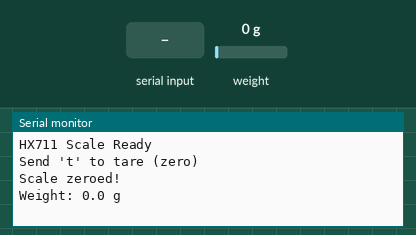
This sketch was run on a simulated Arduino Uno, built with avr-gcc and run on an emulated ATmega328P. On the bench: the last lines printed to the serial monitor. The inputs (shaded band) are chosen by the test bench; at power-on: weight on the scale 0 g.

Above: at 5.2 s.
5.3 s: "t" received over Serial
At 9.2 s:
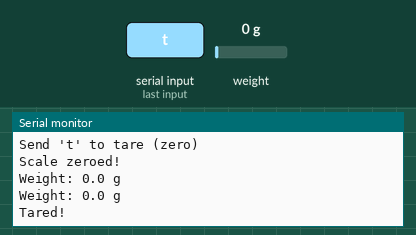
10.0 s: weight on the scale set to 100 g
At 10.3 s:
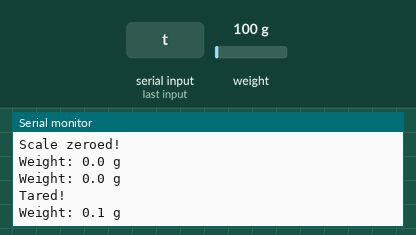
11.5 s: weight on the scale set to 1250 g
At 12.7 s:
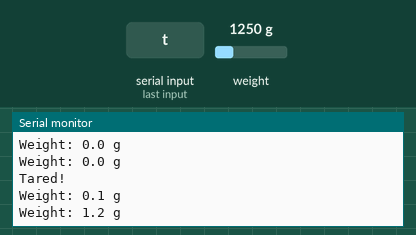
Timing chart, 0 to 14.5 s (numbered marks = the images above; inputs shaded):
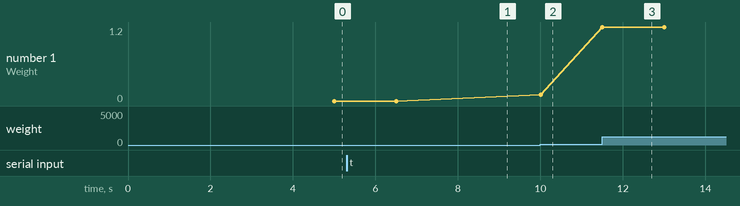

The sketch:

arduino_code.ino
```cpp
#include "HX711.h"

const int LOADCELL_DOUT_PIN = 2;
const int LOADCELL_SCK_PIN = 3;

HX711 scale;

float calibration_factor = -8192.0; // Your calculated factor (negative)

void setup() {
  Serial.begin(9600);
  Serial.println("HX711 Scale Ready");
  Serial.println("Send 't' to tare (zero)");

  scale.begin(LOADCELL_DOUT_PIN, LOADCELL_SCK_PIN);
  scale.set_scale(calibration_factor);

  delay(2000); // Let it stabilize
  scale.tare(20); // Auto-tare on startup

  Serial.println("Scale zeroed!");
}

void loop() {
  if (scale.is_ready()) {
    float weight = scale.get_units(10);
    Serial.print("Weight: ");
    Serial.print(weight, 1);
    Serial.println(" g");
  }

  // Manual tare command
  if (Serial.available()) {
    char cmd = Serial.read();
    if (cmd == 't') {
      scale.tare(20);
      Serial.println("Tared!");
    }
  }

  delay(500);
}
```

Measured:
- after the input at 5.3 s, the serial monitor: prints a new line after 3.2 s (image 1)
- after the input at 10.0 s, the serial monitor: prints a new line at once (image 2)
- after the input at 11.5 s, the serial monitor: prints a new line at once (image 3)
- plotted number 1: 0 → 0.1 after the input at 10.0 s, 0.1 → 1.2 after the input at 11.5 s
